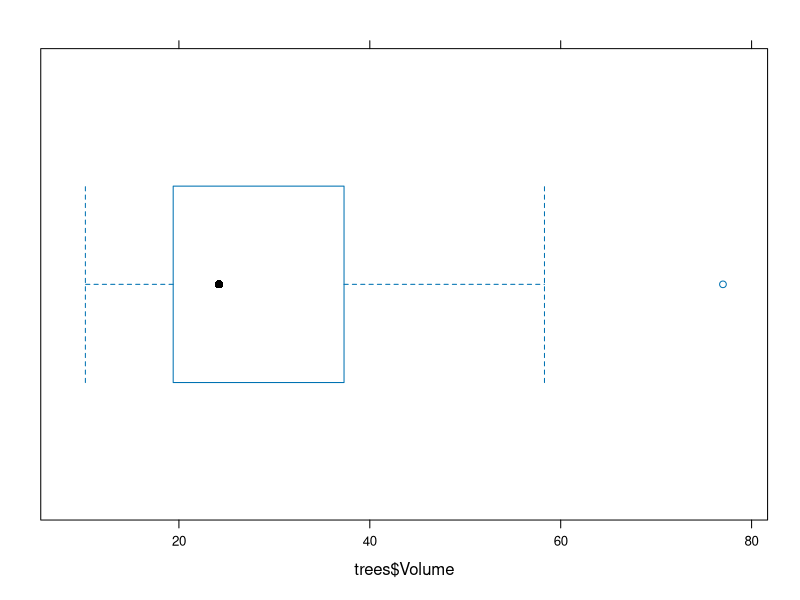
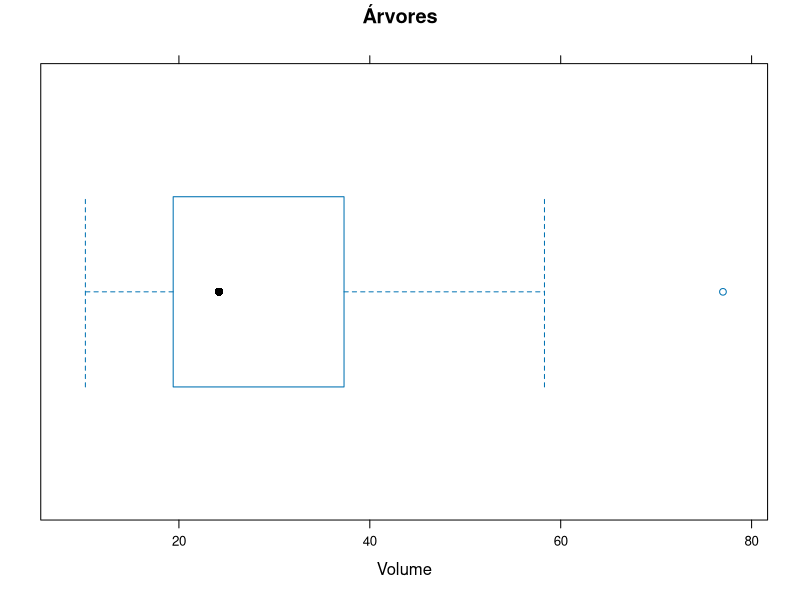
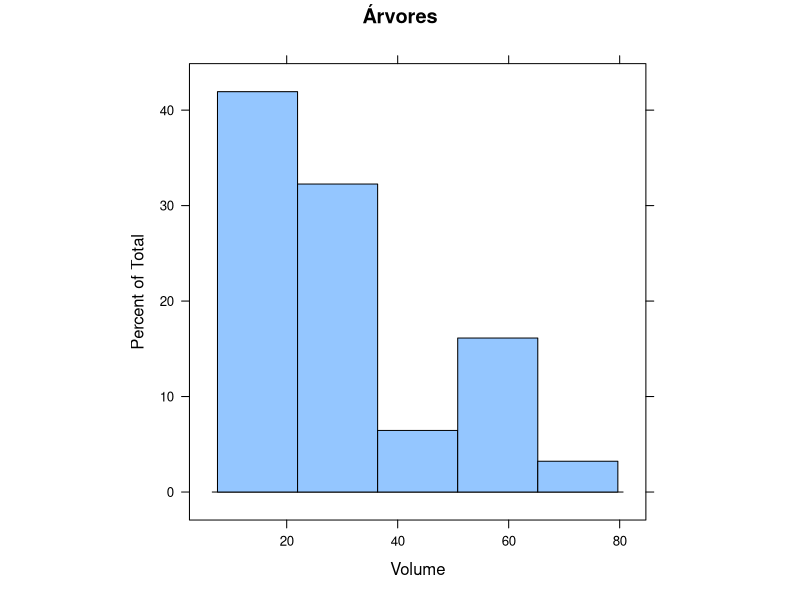
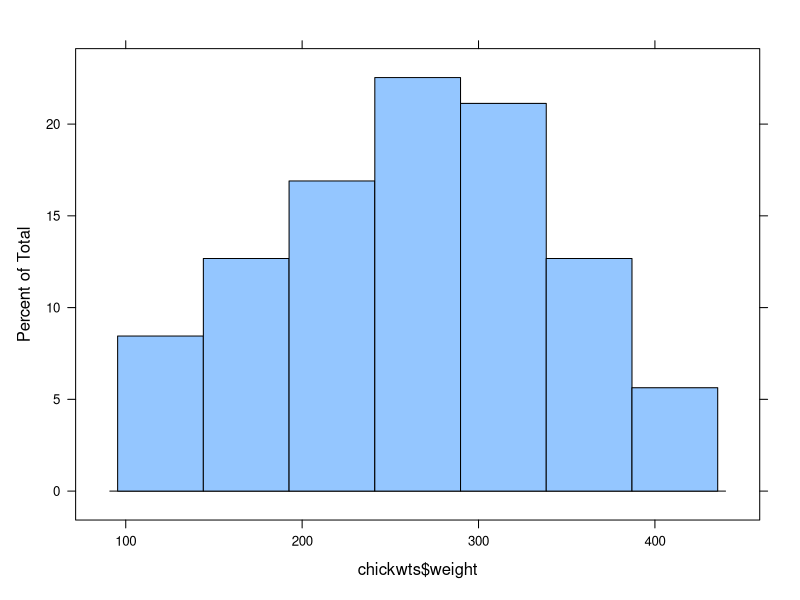
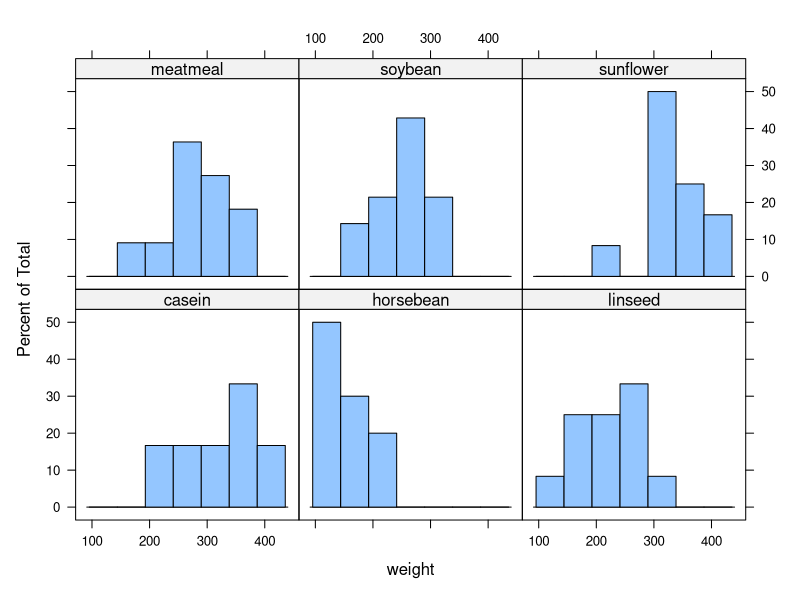
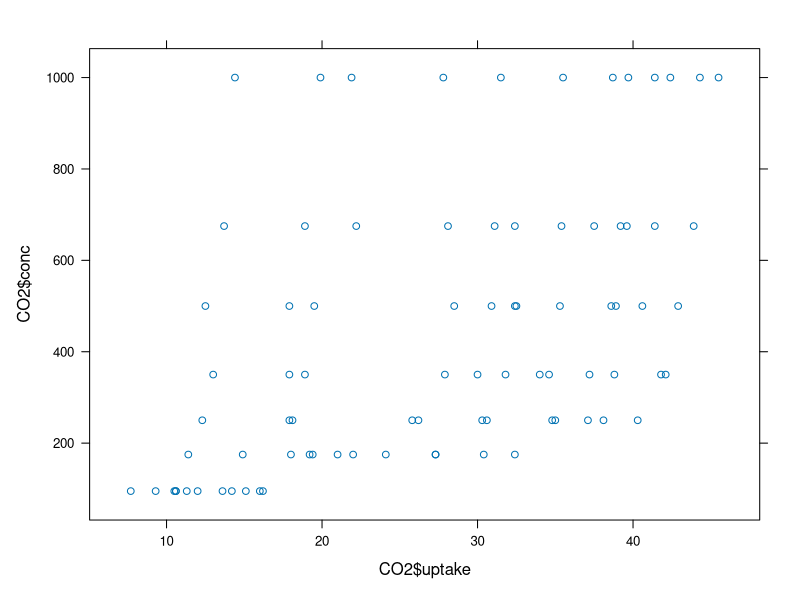
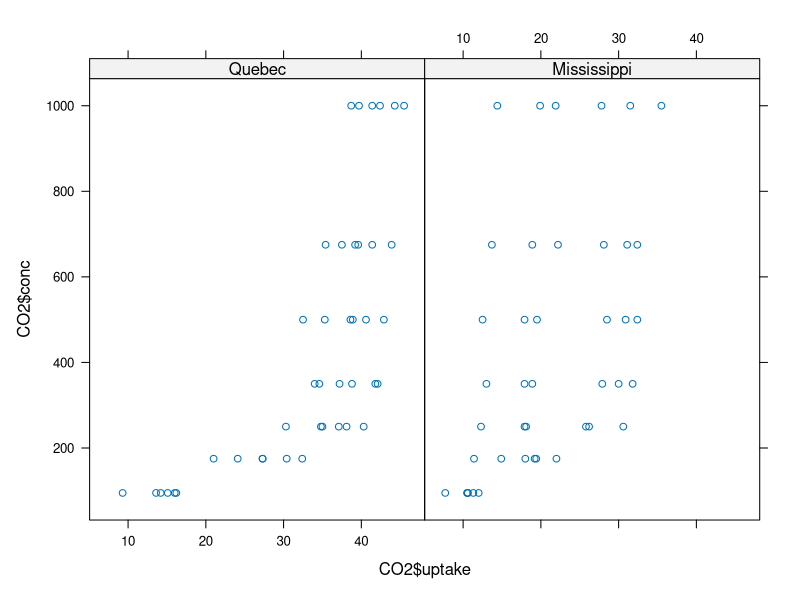
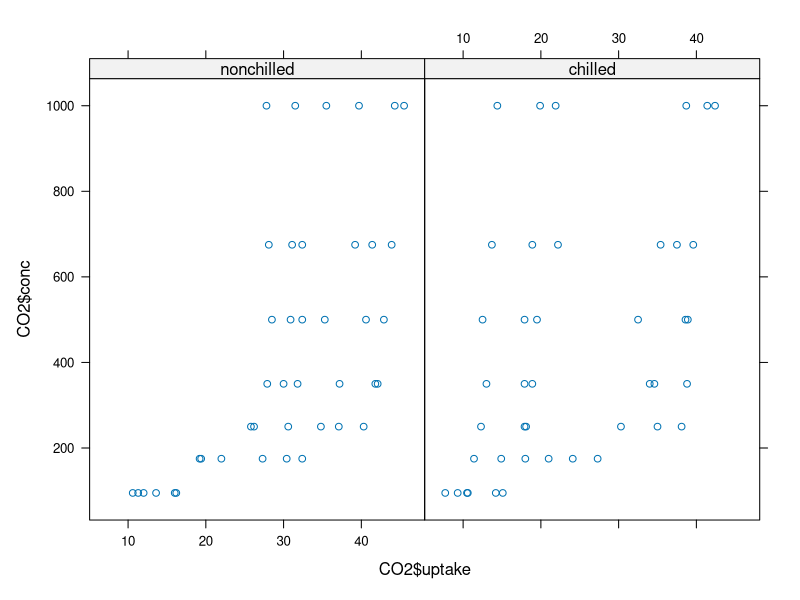

Write the R code that produced these figures, in order.
## ---- chunk 1
#Este pacote não precisa instalar
library(lattice)
## ---- chunk 2
bwplot(trees$Volume)
bwplot(trees$Volume, main="Árvores", xlab = "Volume")
## ---- chunk 3
histogram(trees$Volume, main = "Árvores", xlab="Volume",aspect=1, type = "percent", nint=5)
## ---- chunk 4
#Peso das galinhas de acordo com alimentação
chickwts
#Histograma
histogram(chickwts$weight)
#Agregamos dados
aggregate(chickwts$weight, by=list(chickwts$feed), FUN=sum)
#histograma condicional
histogram(~weight | feed, data=chickwts)
## ---- chunk 5
#CO2, conc: concentração de co2, uptake: captação de co2
CO2
xyplot(CO2$conc ~ CO2$uptake)
#type é a origem
xyplot(CO2$conc ~ CO2$uptake | CO2$Type)
#Refrigeração ou tipo
xyplot(CO2$conc ~ CO2$uptake | CO2$Treatment)
## ---- chunk 6
esoph
dotplot(esoph$alcgp ~ esoph$ncontrols, data = esoph)
dotplot(esoph$alcgp ~ esoph$ncontrols | esoph$tobgp)
## ---- chunk 7
splom(~CO2[4:5] | CO2$Type, CO2)
## ---- chunk 8
densityplot(~CO2$conc, plot.points=FALSE)
densityplot(CO2$conc)
densityplot(~CO2$conc | CO2$Treatment)
densityplot(~CO2$conc | CO2$Treatment, plot.points=FALSE)
## ---- chunk 9
OrchardSprays
cloud(decrease ~ rowpos * colpos, data = OrchardSprays)
cloud(decrease ~ rowpos * colpos, groups=treatment, data=OrchardSprays)
## ---- chunk 10
trees
levelplot(Girth ~ Height * Volume, data=trees)
